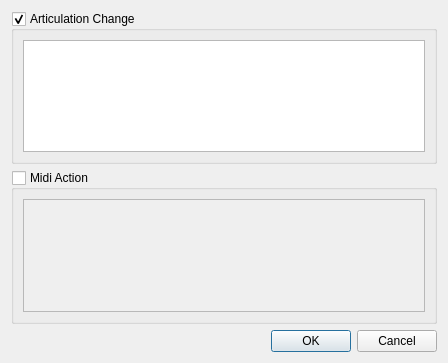
<ui version="4.0" >
 <class>StaffTextProperties</class>
 <widget class="QDialog" name="StaffTextProperties" >
  <property name="geometry" >
   <rect>
    <x>0</x>
    <y>0</y>
    <width>448</width>
    <height>363</height>
   </rect>
  </property>
  <property name="windowTitle" >
   <string>MuseScore: Staff Text Properties</string>
  </property>
  <layout class="QVBoxLayout" name="verticalLayout" >
   <item>
    <widget class="QGroupBox" name="articulationChange" >
     <property name="title" >
      <string>Articulation Change</string>
     </property>
     <property name="flat" >
      <bool>true</bool>
     </property>
     <property name="checkable" >
      <bool>true</bool>
     </property>
     <layout class="QVBoxLayout" name="verticalLayout_2" >
      <item>
       <widget class="QListWidget" name="articulationList" />
      </item>
     </layout>
    </widget>
   </item>
   <item>
    <widget class="QGroupBox" name="midiAction" >
     <property name="title" >
      <string>Midi Action</string>
     </property>
     <property name="flat" >
      <bool>true</bool>
     </property>
     <property name="checkable" >
      <bool>true</bool>
     </property>
     <property name="checked" >
      <bool>false</bool>
     </property>
     <layout class="QVBoxLayout" name="verticalLayout_3" >
      <item>
       <widget class="QListWidget" name="midiActionList" />
      </item>
     </layout>
    </widget>
   </item>
   <item>
    <widget class="QDialogButtonBox" name="buttonBox" >
     <property name="orientation" >
      <enum>Qt::Horizontal</enum>
     </property>
     <property name="standardButtons" >
      <set>QDialogButtonBox::Cancel|QDialogButtonBox::Ok</set>
     </property>
    </widget>
   </item>
  </layout>
 </widget>
 <resources/>
 <connections>
  <connection>
   <sender>buttonBox</sender>
   <signal>accepted()</signal>
   <receiver>StaffTextProperties</receiver>
   <slot>accept()</slot>
   <hints>
    <hint type="sourcelabel" >
     <x>248</x>
     <y>254</y>
    </hint>
    <hint type="destinationlabel" >
     <x>157</x>
     <y>274</y>
    </hint>
   </hints>
  </connection>
  <connection>
   <sender>buttonBox</sender>
   <signal>rejected()</signal>
   <receiver>StaffTextProperties</receiver>
   <slot>reject()</slot>
   <hints>
    <hint type="sourcelabel" >
     <x>316</x>
     <y>260</y>
    </hint>
    <hint type="destinationlabel" >
     <x>286</x>
     <y>274</y>
    </hint>
   </hints>
  </connection>
 </connections>
</ui>
